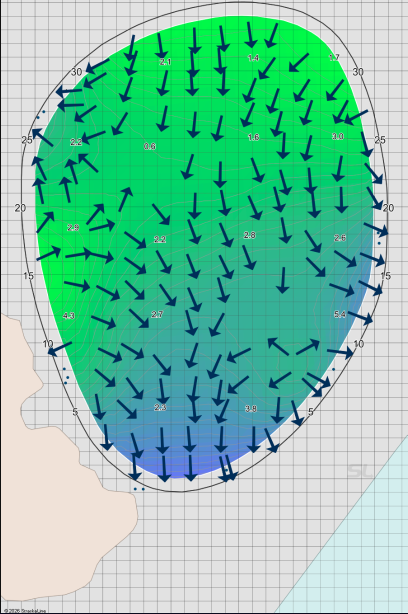
#> input picture SHARED_WORK_FOLDER/ItWentIn/GolfCourses/Stanford/Images/Stanford (hole 8, 5396).png, 815 x 1227 px (shown at 1/2 size)
$ python diagnose_stanford_h8_5396.py
#> lines starting #> are read from the running program, lines starting #| are printed output that depends on the picture; after the words box and inside, x2 and y2 are one past the last pixel; in counts of white or black regions, pixels touching at a corner belong together
"""
diagnose_stanford_h8_5396.py
────────────────────────────
Diagnostic: run detect_boundaries() logic on Stanford H8 5396 (StrackaLine image)
and produce an annotated overlay PNG + printed polygon inventory.

Usage:
    cd /Volumes/GIT/CLAUDE/SHARED_WORK_FOLDER/app
    python scripts/diagnose_stanford_h8_5396.py

Outputs:
    owner_inbox/detect_boundaries_stanford_h8_5396_2026-09-28.png
"""

import os
import sys
import json

# Make sure the app/ directory is on the path (for any helpers we copy inline)
SCRIPT_DIR = os.path.dirname(os.path.abspath(__file__))
APP_DIR = os.path.dirname(SCRIPT_DIR)
REPO_ROOT = os.path.dirname(APP_DIR)

sys.path.insert(0, APP_DIR)

# ── paths ──────────────────────────────────────────────────────────────────
IMAGE_PATH = os.path.join(
    REPO_ROOT, "ItWentIn", "GolfCourses", "Stanford", "Images",
    "Stanford (hole 8, 5396).png"
)
OUT_PNG = os.path.join(REPO_ROOT, "owner_inbox",
                       "detect_boundaries_stanford_h8_5396_2026-09-28.png")

assert os.path.isfile(IMAGE_PATH), f"Image not found: {IMAGE_PATH}"

import cv2
import numpy as np
from scipy.ndimage import binary_fill_holes

# ── copy of the pure detection logic from detect_boundaries() ──────────────
img = cv2.imread(IMAGE_PATH)
#> img is the input picture: shape (1227, 815, 3); mean B, G, R 169, 198.9, 124.2
assert img is not None, "cv2.imread returned None"

h, w = img.shape[:2]
print(f"Image size: {w}x{h}")
#| Image size: 815x1227

hsv = cv2.cvtColor(img, cv2.COLOR_BGR2HSV)
#> hsv: shape (1227, 815, 3); mean H, S, V 46.5, 110, 204.1
hue = hsv[:, :, 0].astype(float)
sat = hsv[:, :, 1].astype(float)
val = hsv[:, :, 2].astype(float)

# ── Green detection ────────────────────────────────────────────────────────
contour_bands = (
    ((hue < 30) | (hue > 90)) & (sat > 80) & (val > 80)
) | (
    (hue >= 30) & (hue <= 90) & (sat > 120) & (val > 80)
)
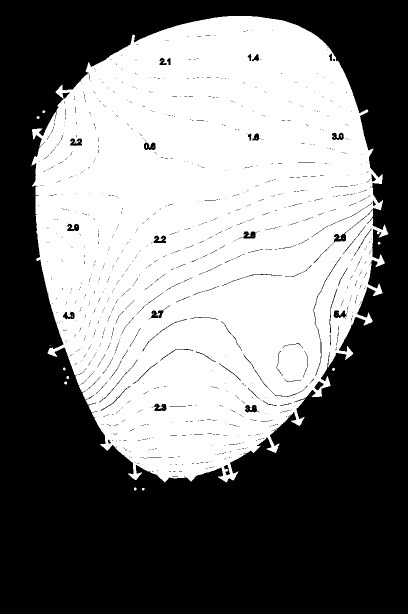
#> contour_bands: shape (1227, 815) bool (shown at 1/2 size); 48.5% white; 32 white regions (21 under 20 px), largest, box (x1, y1, x2, y2) and area: (63, 32, 777, 965) 484322, (128, 763, 134, 769) 28, (73, 232, 79, 238) 27
contour_u8 = (contour_bands.astype(np.uint8)) * 255
kernel = cv2.getStructuringElement(cv2.MORPH_ELLIPSE, (15, 15))
contour_u8 = cv2.morphologyEx(contour_u8, cv2.MORPH_CLOSE, kernel, iterations=5)
#> contour_u8: shape (1227, 815); 51.3% white; 1 black region, box (x1, y1, x2, y2) and area: (0, 0, 815, 1227) 486683
contour_filled = binary_fill_holes(contour_u8 > 0)
contour_u8 = (contour_filled.astype(np.uint8)) * 255

n_cc, cc_labels, cc_stats, _ = cv2.connectedComponentsWithStats(contour_u8)
#> n_cc = 2; cc_stats = [[0, 0, 815, 1227, 486683], [63, 0, 714, 981, 513322]]
green_mask = np.zeros((h, w), dtype=np.uint8)
if n_cc > 1:
    areas = cc_stats[1:, cv2.CC_STAT_AREA]
#> areas = [513322]
    largest = 1 + np.argmax(areas)
#> largest = 1
    green_mask = ((cc_labels == largest) * 255).astype(np.uint8)

green_mask = cv2.GaussianBlur(green_mask, (21, 21), 0)
_, green_mask = cv2.threshold(green_mask, 127, 255, cv2.THRESH_BINARY)
#> green_mask: shape (1227, 815); 51.3% white; 1 black region, box (x1, y1, x2, y2) and area: (0, 0, 815, 1227) 486769

# ── Trap detection ─────────────────────────────────────────────────────────
trap_mask = (
    (hue >= 15) & (hue <= 34) &
    (sat >= 15) & (sat <= 60) &
    (val >= 200)
).astype(np.uint8) * 255
#> trap_mask: shape (1227, 815); every value is 0
kernel_t = cv2.getStructuringElement(cv2.MORPH_ELLIPSE, (11, 11))
trap_mask = cv2.morphologyEx(trap_mask, cv2.MORPH_CLOSE, kernel_t, iterations=3)
trap_mask = cv2.morphologyEx(trap_mask, cv2.MORPH_OPEN,
                             cv2.getStructuringElement(cv2.MORPH_ELLIPSE, (7, 7)), iterations=2)
trap_filled = binary_fill_holes(trap_mask > 0)
trap_mask = (trap_filled.astype(np.uint8)) * 255

n_t, t_labels, t_stats, t_centroids = cv2.connectedComponentsWithStats(trap_mask)
#> t_labels: shape (1227, 815) int32; every value is 0
#> n_t = 1; t_stats = [[0, 0, 815, 1227, 1000005]]; t_centroids = [[407, 613]]
traps = []
for i in range(1, n_t):
    area = t_stats[i, cv2.CC_STAT_AREA]
    if area >= 500:
        traps.append((i, area))
#> after the loop, traps = []
traps.sort(key=lambda x: x[1], reverse=True)
traps = traps[:5]

# ── Water detection ────────────────────────────────────────────────────────
water_mask = (
    (hue >= 100) & (hue <= 130) &
    (sat >= 130) &
    (val >= 130) & (val <= 220)
).astype(np.uint8) * 255
#> water_mask: shape (1227, 815); 1.9% white; 188 white regions (152 under 20 px), largest, box (x1, y1, x2, y2) and area: (263, 840, 423, 929) 8376, (380, 868, 505, 915) 3065, (478, 843, 569, 893) 1195
kernel_w = cv2.getStructuringElement(cv2.MORPH_ELLIPSE, (11, 11))
water_mask = cv2.morphologyEx(water_mask, cv2.MORPH_CLOSE, kernel_w, iterations=3)
#> water_mask: shape (1227, 815); 3.1% white; 22 white regions (17 under 20 px), largest, box (x1, y1, x2, y2) and area: (208, 799, 569, 955) 28864, (699, 513, 745, 649) 1886, (129, 749, 138, 769) 55, (75, 224, 90, 238) 28, (268, 975, 277, 981) 28
water_mask = cv2.morphologyEx(water_mask, cv2.MORPH_OPEN,
                              cv2.getStructuringElement(cv2.MORPH_ELLIPSE, (7, 7)), iterations=2)
#> water_mask: shape (1227, 815); 3% white; 2 white regions, box (x1, y1, x2, y2) and area: (208, 816, 558, 954) 28438, (701, 546, 739, 628) 1575
water_filled = binary_fill_holes(water_mask > 0)
#> water_filled: shape (1227, 815) bool; 3% white; 2 white regions
water_mask = (water_filled.astype(np.uint8)) * 255

n_w, w_labels, w_stats, w_centroids = cv2.connectedComponentsWithStats(water_mask)
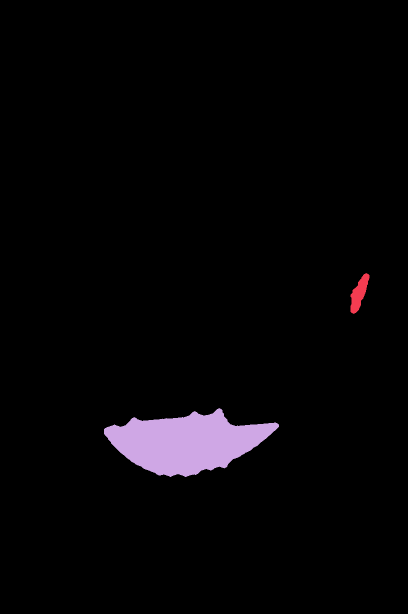
#> w_labels: shape (1227, 815) int32 (shown at 1/2 size); 3 distinct labels, from 0 to 2; one colour per label, 0 black
#> n_w = 3; w_stats = [[0, 0, 815, 1227, 969992], [701, 546, 38, 82, 1575], [208, 816, 350, 138, 28438]]; w_centroids = [[407.5, 605.1], [717.9, 586.7], [372, 884.6]]
waters = []
for i in range(1, n_w):
    area = w_stats[i, cv2.CC_STAT_AREA]
    if area >= 500:
        waters.append((i, area))
#> this loop made 2 passes
#> area on passes 1 to 2: 1575, 28438
#> after the loop, waters = [(1, 1575), (2, 28438)]
waters.sort(key=lambda x: x[1], reverse=True)
waters = waters[:5]
#> waters = [(2, 28438), (1, 1575)]

# ── mask_to_polygon helper ─────────────────────────────────────────────────
def mask_to_polygon(mask, num_points):
#> called with num_points = 8
    contours, _ = cv2.findContours(mask, cv2.RETR_EXTERNAL, cv2.CHAIN_APPROX_SIMPLE)
#> contours = 1 contour; box (x1, y1, x2, y2) and area: (64, 0, 775, 980) 511920
    if not contours:
        return []
    cnt = max(contours, key=cv2.contourArea)
#> cnt = contour of 1278 points, box (x1, y1, x2, y2) (64, 0, 775, 980), area 511920
    cnt = cnt.squeeze()
#> cnt = 1278 pairs, first value 64 to 774, second value 0 to 979
    if len(cnt.shape) < 2:
        return []
    n = len(cnt)
#> n = 1278
    cum = [0.0]
    for j in range(1, n):
        cum.append(cum[-1] + np.linalg.norm(cnt[j] - cnt[j-1]))
#> after the loop, cum = 1278 values from 0 to 2986.7
    cum.append(cum[-1] + np.linalg.norm(cnt[0] - cnt[-1]))
    total = cum[-1]
#> total = 3017.7
    if total == 0:
        return []
    pts = []
    for j in range(num_points):
        target = (j / num_points) * total
        seg = 0
        while seg < n and cum[seg+1] < target:
            seg += 1
        t = (target - cum[seg]) / max(cum[seg+1] - cum[seg], 1e-9)
        a = cnt[seg % n]
        b = cnt[(seg+1) % n]
        px = int(a[0] + t * (b[0] - a[0]))
        py = int(a[1] + t * (b[1] - a[1]))
        pts.append({"x": px, "y": py})
#> this loop made 8 passes
#> (target, t, a, b, px, py) on passes 2, 3, 4, 7, 8: (377.2, 0.823, [170, 147], [169, 148], 169, 147), (754.4, 0.579, [72, 432], [72, 462], 72, 449), (1131.6, 0.606, [142, 771], [145, 771], 143, 771), (2263.3, 0.364, [762, 533], [766, 529], 763, 531), (2640.5, 0.0424, [714, 206], [712, 204], 713, 205)
#> after the loop, pts = 8 items
    return pts

# ── Build polygon list (mirrors detect_boundaries response) ────────────────
polygons = []

green_pts = mask_to_polygon(green_mask, 8)
#> green_pts = 8 items
if green_pts:
    polygons.append({"name": "Green", "type": "green", "points": green_pts})

for idx, (label_id, area) in enumerate(traps):
    t_mask_single = ((t_labels == label_id) * 255).astype(np.uint8)
    t_mask_single = cv2.GaussianBlur(t_mask_single, (15, 15), 0)
    _, t_mask_single = cv2.threshold(t_mask_single, 127, 255, cv2.THRESH_BINARY)
    trap_pts = mask_to_polygon(t_mask_single, 16)
    if trap_pts:
        polygons.append({"name": f"Trap {idx+1}", "type": "trap",
                         "points": trap_pts, "_area": int(area)})
#> this loop made 0 passes
#> after the loop, polygons = 1 item

for idx, (label_id, area) in enumerate(waters):
    w_mask_single = ((w_labels == label_id) * 255).astype(np.uint8)
    w_mask_single = cv2.GaussianBlur(w_mask_single, (15, 15), 0)
    _, w_mask_single = cv2.threshold(w_mask_single, 127, 255, cv2.THRESH_BINARY)
    water_pts = mask_to_polygon(w_mask_single, 16)
    if water_pts:
        polygons.append({"name": f"Water {idx+1}", "type": "water",
                         "points": water_pts, "_area": int(area)})
#> this loop made 2 passes
#> (label_id, area, n in mask_to_polygon, total in mask_to_polygon) on passes 1 to 2: (2, 28438, 325, 853.1), (1, 1575, 91, 195.9)
#> w_mask_single: shape (1227, 815); 0.16% white; 1 white region, box (x1, y1, x2, y2) and area: (701, 547, 739, 627) 1553
#> after the loop, polygons = 3 items

# ── Print polygon inventory ────────────────────────────────────────────────
print(f"\n=== detect_boundaries output ===")
print(f"Total polygons: {len(polygons)}")
#| Total polygons: 3
for poly in polygons:
    pts = poly["points"]
    xs = [p["x"] for p in pts]
    ys = [p["y"] for p in pts]
    bbox_x = min(xs)
    bbox_y = min(ys)
    bbox_w = max(xs) - min(xs)
    bbox_h = max(ys) - min(ys)
    area_str = f"  raw_area={poly.get('_area', 'n/a')}" if '_area' in poly else ""
    print(f"  {poly['name']} ({poly['type']}): {len(pts)} pts  bbox=({bbox_x},{bbox_y},{bbox_w}x{bbox_h}){area_str}")
#> this loop made 3 passes
#> (bbox_x, bbox_y, bbox_w, bbox_h, area_str) on passes 2 to 3: (208, 817, 340, 134, '  raw_area=28438'), (701, 547, 37, 79, '  raw_area=1575')
#> (printed output is left out)

# ── Build extra diagnostic: mask pixel stats ──────────────────────────────
green_pixel_count = int(np.count_nonzero(green_mask))
#> green_pixel_count = 513236
trap_pixel_count  = int(np.count_nonzero(trap_mask))
#> trap_pixel_count = 0
water_pixel_count = int(np.count_nonzero(water_mask))
#> water_pixel_count = 30013
print(f"\nMask pixel counts:")
print(f"  green_mask  : {green_pixel_count} px")
#|   green_mask  : 513236 px
print(f"  trap_mask   : {trap_pixel_count} px")
#|   trap_mask   : 0 px
print(f"  water_mask  : {water_pixel_count} px")
#|   water_mask  : 30013 px
print(f"  image total : {h*w} px")
#|   image total : 1000005 px

# Report all raw water components (before 500px area filter)
print(f"\nAll raw water components (pre-filter):")
for i in range(1, n_w):
    area = w_stats[i, cv2.CC_STAT_AREA]
    cx = int(w_centroids[i][0])
    cy = int(w_centroids[i][1])
    print(f"  component {i}: area={area}  centroid=({cx},{cy})")
#> this loop made 2 passes
#> (area, cx, cy) on passes 1 to 2: (1575, 717, 586), (28438, 372, 884)
#> (printed output is left out)

# Also sample HSV at key regions to see what the green interior looks like
# Sample the light-cyan area at the bottom-right of the image (ground truth Water 1 area)
# Ground truth Water 1 centroid is approx (380, 880)
# Ground truth Water 2 centroid is approx (720, 585)
sample_pts_labeled = [
    ("GT-Water1-center",  380, 880),
    ("GT-Water2-center",  720, 585),
    ("Green-center",      400, 450),
    ("Beige-left-region", 100, 600),
    ("Bottom-right",      650, 1100),
]
print(f"\nHSV samples at key locations:")
for label, sx, sy in sample_pts_labeled:
    if 0 <= sy < h and 0 <= sx < w:
        H = hsv[sy, sx, 0]
        S = hsv[sy, sx, 1]
        V = hsv[sy, sx, 2]
        print(f"  {label:30s} ({sx:4d},{sy:4d})  H={H:3d} S={S:3d} V={V:3d}")
#> this loop made 5 passes
#> (H, S, V) on passes 1 to 5: (104, 255, 100), (98, 152, 185), (76, 228, 201), (69, 255, 243), (90, 29, 238)
#> (printed output is left out)

# ── Generate overlay PNG ───────────────────────────────────────────────────
overlay = img.copy()

# [5 lines of commented-out code are left out]
TYPE_COLORS = {
    "green": (0, 200, 0),
    "fringe": (255, 255, 255),
    "trap": (0, 165, 255),    # BGR orange
    "water": (255, 200, 0),   # BGR cyan-ish (yellow-green → actually use pure cyan)
}
TYPE_COLORS_DISPLAY = {
    "green": (0, 200, 0),
    "fringe": (255, 255, 255),
    "trap": (0, 128, 255),
    "water": (255, 220, 0),
}

# True cyan in BGR = (255, 255, 0)
TYPE_COLORS["water"] = (255, 255, 0)

# Draw semi-transparent fills for trap and water
fill_layer = overlay.copy()
for poly in polygons:
    pts_arr = np.array([[p["x"], p["y"]] for p in poly["points"]], dtype=np.int32)
    ptype = poly["type"]
    color = TYPE_COLORS.get(ptype, (255, 255, 255))
    if ptype in ("trap", "water"):
        cv2.fillPoly(fill_layer, [pts_arr], color)
#> this loop made 3 passes
#> (ptype, color) on passes 1 to 3: ('green', (0, 200, 0)), ('water', (255, 255, 0)), ('water', (255, 255, 0))
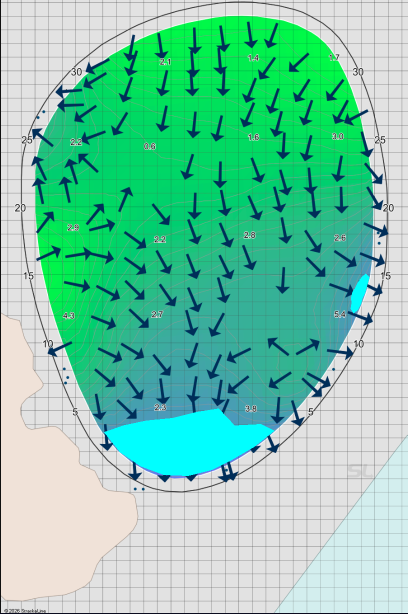
#> fill_layer: shape (1227, 815, 3) (shown at 1/2 size); 2.92% of pixels changed, all inside (x1, y1, x2, y2) = (208, 547, 739, 952)

alpha = 0.35
cv2.addWeighted(fill_layer, alpha, overlay, 1 - alpha, 0, overlay)

# Draw outlines for all types
for poly in polygons:
    pts_arr = np.array([[p["x"], p["y"]] for p in poly["points"]], dtype=np.int32)
    ptype = poly["type"]
    color = TYPE_COLORS.get(ptype, (255, 255, 255))
    cv2.polylines(overlay, [pts_arr], isClosed=True, color=color, thickness=3)
    # Draw control points
    for pt in poly["points"]:
        cv2.circle(overlay, (pt["x"], pt["y"]), 5, color, -1)
        cv2.circle(overlay, (pt["x"], pt["y"]), 5, (0, 0, 0), 1)
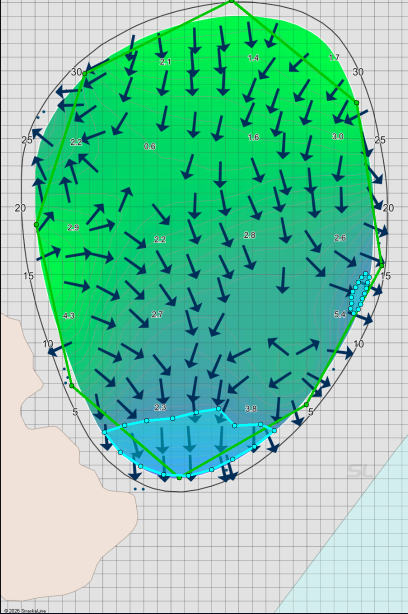
#> overlay: shape (1227, 815, 3) (shown at 1/2 size); mean B, G, R 168, 200.5, 122.2

# ── Title bar ─────────────────────────────────────────────────────────────
# Prepend a black header bar
HEADER_H = 80
header = np.zeros((HEADER_H, w, 3), dtype=np.uint8)
cv2.putText(header,
            "Stanford H8 5396 -- detect_boundaries diagnostic 2026-09-28",
            (10, 32), cv2.FONT_HERSHEY_SIMPLEX, 0.65, (255, 255, 255), 1, cv2.LINE_AA)

# Version badge upper-left (white box)
badge_text = "v1"
(btw, bth), _ = cv2.getTextSize(badge_text, cv2.FONT_HERSHEY_SIMPLEX, 0.8, 2)
#> btw = 31; bth = 18
cv2.rectangle(header, (4, 40), (btw + 16, 40 + bth + 10), (255, 255, 255), -1)
cv2.putText(header, badge_text, (10, 40 + bth + 4),
            cv2.FONT_HERSHEY_SIMPLEX, 0.8, (0, 0, 0), 2, cv2.LINE_AA)
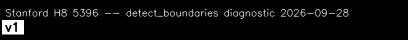
#> header: shape (80, 815, 3) (shown at 1/2 size); min 0, max 255, mean 11.7

# ── Legend ────────────────────────────────────────────────────────────────
legend_items = []
type_counts = {}
for poly in polygons:
    t = poly["type"]
    type_counts[t] = type_counts.get(t, 0) + 1
#> this loop made 3 passes
#> after the loop, type_counts = {'green': 1, 'water': 2}

for ptype, color in [("green", (0, 200, 0)), ("trap", (0, 128, 255)),
                      ("water", (255, 255, 0)), ("fringe", (255, 255, 255))]:
    count = type_counts.get(ptype, 0)
    legend_items.append((ptype.capitalize(), color, count))
#> this loop made 4 passes
#> count on passes 1 to 4: 1, 0, 2, 0
#> after the loop, legend_items = [('Green', (0, 200, 0), 1), ('Trap', (0, 128, 255), 0), ('Water', (255, 255, 0), 2), ('Fringe', (255, 255, 255), 0)]

LEGEND_H = 30 * len(legend_items) + 20
#> LEGEND_H = 140
legend_strip = np.zeros((LEGEND_H, w, 3), dtype=np.uint8)
for row_idx, (label, color, count) in enumerate(legend_items):
    y_base = 20 + row_idx * 30
    cv2.rectangle(legend_strip, (10, y_base - 12), (30, y_base + 4), color, -1)
    cv2.rectangle(legend_strip, (10, y_base - 12), (30, y_base + 4), (200, 200, 200), 1)
    cv2.putText(legend_strip,
                f"{label}: {count}",
                (38, y_base), cv2.FONT_HERSHEY_SIMPLEX, 0.6, (220, 220, 220), 1, cv2.LINE_AA)
#> this loop made 4 passes
#> (label, color, count, y_base) on passes 1 to 4: ('Green', (0, 200, 0), 1, 20), ('Trap', (0, 128, 255), 0, 50), ('Water', (255, 255, 0), 2, 80), ('Fringe', (255, 255, 255), 0, 110)
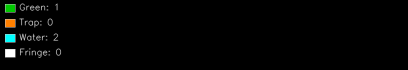
#> legend_strip: shape (140, 815, 3) (shown at 1/2 size); mean of channels 0, 1, 2 3.4, 4.2, 3.4; drawn as B, G, R

final = np.vstack([header, overlay, legend_strip])
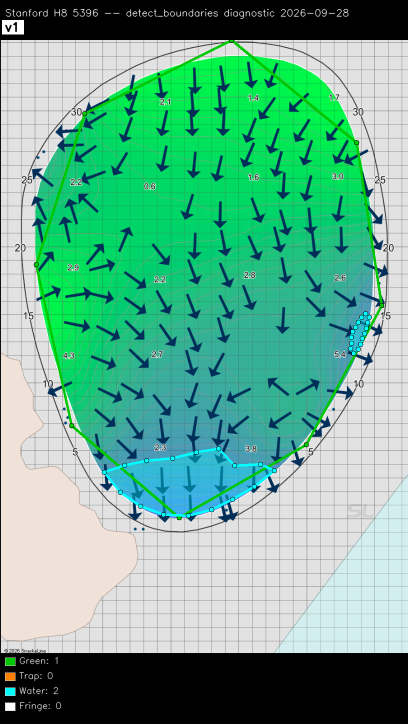
#> final: shape (1447, 815, 3) (shown at 1/2 size); mean of channels 0, 1, 2 143.4, 171.1, 104.6; drawn as B, G, R
cv2.imwrite(OUT_PNG, final)
print(f"\nOverlay PNG saved: {OUT_PNG}")

# ── Also dump JSON summary for the report ─────────────────────────────────
summary = {
    "image_size": {"width": w, "height": h},
    "polygons": [
        {
            "name": p["name"],
            "type": p["type"],
            "point_count": len(p["points"]),
            "bbox": {
                "x": min(pt["x"] for pt in p["points"]),
                "y": min(pt["y"] for pt in p["points"]),
                "w": max(pt["x"] for pt in p["points"]) - min(pt["x"] for pt in p["points"]),
                "h": max(pt["y"] for pt in p["points"]) - min(pt["y"] for pt in p["points"]),
            },
            "raw_area": p.get("_area"),
        }
        for p in polygons
    ],
    "mask_pixel_counts": {
        "green": green_pixel_count,
        "trap": trap_pixel_count,
        "water": water_pixel_count,
    },
    "water_components_pre_filter": [
        {"component": i,
         "area": int(w_stats[i, cv2.CC_STAT_AREA]),
         "centroid": (int(w_centroids[i][0]), int(w_centroids[i][1]))}
        for i in range(1, n_w)
    ],
}
print(json.dumps(summary, indent=2))
#> (printed output is left out)
